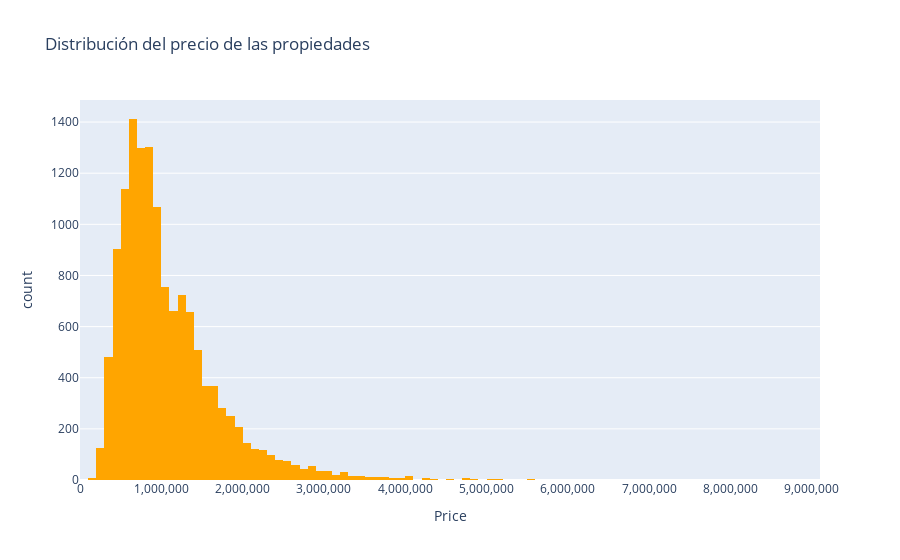
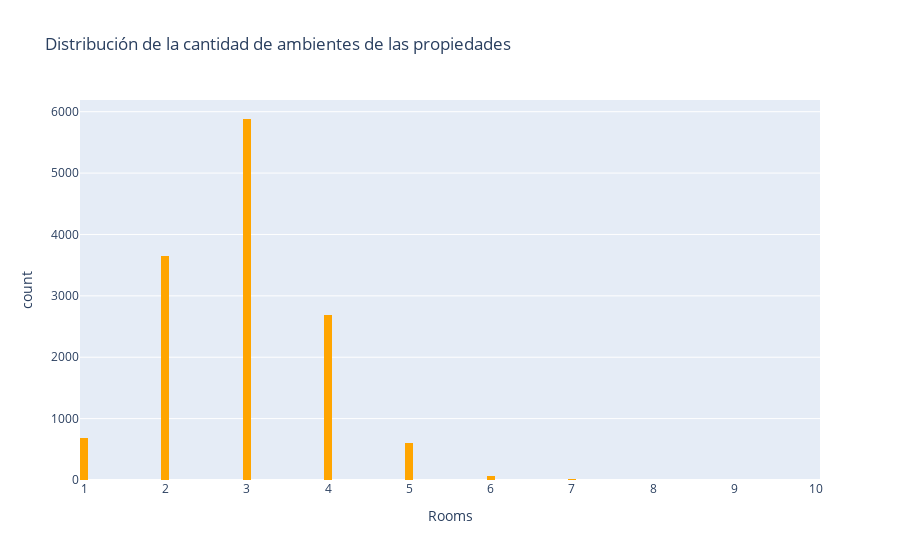

Source (notebook cell) for these figures, in order:
### Code cell
# Observamos que existen outliers. Solo sera necesario eliminar teninendo en cuenta el precio ya que estas relacionados. 
#Por ejemplo el outlier de 10 habitaciones sera tambien un outlier de precio.
#Nos exponemos a tener datos erroneos como una propiedad de 10 habitaciones pero de valor promedio, lo cual es inconsistente

#Distplot para observar la distribución de una forma más detallada
fig1 = px.histogram(melb_limpio, x='Price', nbins=100, title='Distribución del precio de las propiedades', color_discrete_sequence=['#FFA500'])
fig2 = px.histogram(melb_limpio, x='Rooms', nbins=100, title='Distribución de la cantidad de ambientes de las propiedades', color_discrete_sequence=['#FFA500'])


fig1.update_layout(xaxis_tickformat = ',.0f')
fig2.update_layout(xaxis_tickformat = ',.0f')


fig1.show()
fig2.show()

### Figure 1 — Plotly figure (JSON) as saved in the notebook; plotly's stock layout.template omitted (floating-point values rounded to 4 significant figures; data arrays with more than 128 entries replaced by an {"elided": "..."} marker saying what was removed)
{"data": [{"alignmentgroup": "True", "bingroup": "x", "hovertemplate": "Price=%{x}<br>count=%{y}<extra></extra>", "legendgroup": "", "marker": {"color": "#FFA500", "pattern": {"shape": ""}}, "name": "", "nbinsx": 100, "offsetgroup": "", "orientation": "v", "showlegend": false, "type": "histogram", "x": {"elided": "13580 int values"}, "xaxis": "x", "yaxis": "y"}], "layout": {"barmode": "relative", "legend": {"tracegroupgap": 0}, "title": {"text": "Distribución del precio de las propiedades"}, "xaxis": {"anchor": "y", "domain": [0, 1], "tickformat": ",.0f", "title": {"text": "Price"}}, "yaxis": {"anchor": "x", "domain": [0, 1], "title": {"text": "count"}}}}

### Figure 2 — Plotly figure (JSON) as saved in the notebook; plotly's stock layout.template omitted (floating-point values rounded to 4 significant figures; data arrays with more than 128 entries replaced by an {"elided": "..."} marker saying what was removed)
{"data": [{"alignmentgroup": "True", "bingroup": "x", "hovertemplate": "Rooms=%{x}<br>count=%{y}<extra></extra>", "legendgroup": "", "marker": {"color": "#FFA500", "pattern": {"shape": ""}}, "name": "", "nbinsx": 100, "offsetgroup": "", "orientation": "v", "showlegend": false, "type": "histogram", "x": {"elided": "13580 int values"}, "xaxis": "x", "yaxis": "y"}], "layout": {"barmode": "relative", "legend": {"tracegroupgap": 0}, "title": {"text": "Distribución de la cantidad de ambientes de las propiedades"}, "xaxis": {"anchor": "y", "domain": [0, 1], "tickformat": ",.0f", "title": {"text": "Rooms"}}, "yaxis": {"anchor": "x", "domain": [0, 1], "title": {"text": "count"}}}}
